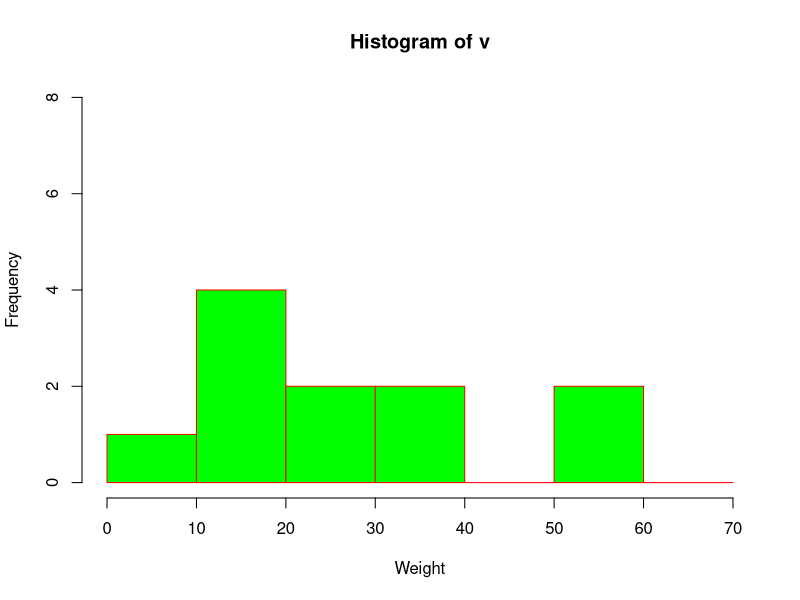

Reproduce this figure in R.
# Create data vector 
v <- c(12,24,16,38,21,13,55,17,39,10,60)
hist(v, 
     xlab = "Weight",
     ylab = "Frequency",
     xlim = c(0, 70),
     ylim = c(0, 8), 
     breaks = seq(0,70, by = 10),
     col = "green",
     border = "red")